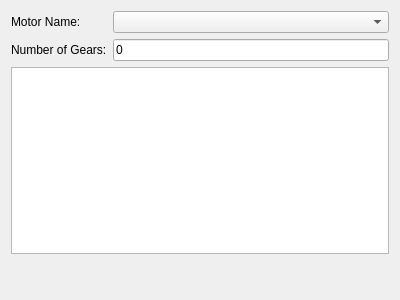
<?xml version="1.0" encoding="UTF-8"?>
<ui version="4.0">
 <class>MotorListWidgetItem</class>
 <widget class="QWidget" name="MotorListWidgetItem">
  <property name="geometry">
   <rect>
    <x>0</x>
    <y>0</y>
    <width>400</width>
    <height>300</height>
   </rect>
  </property>
  <property name="windowTitle">
   <string>Form</string>
  </property>
  <layout class="QVBoxLayout" name="verticalLayout">
   <item>
    <layout class="QHBoxLayout" name="horizontalLayout"/>
   </item>
   <item>
    <layout class="QFormLayout" name="formLayout">
     <item row="0" column="0">
      <widget class="QLabel" name="label">
       <property name="text">
        <string>Motor Name:</string>
       </property>
      </widget>
     </item>
     <item row="0" column="1">
      <widget class="QComboBox" name="motor"/>
     </item>
     <item row="1" column="0">
      <widget class="QLabel" name="label_2">
       <property name="text">
        <string>Number of Gears:</string>
       </property>
      </widget>
     </item>
     <item row="1" column="1">
      <widget class="QLineEdit" name="num_gears">
       <property name="text">
        <string>0</string>
       </property>
      </widget>
     </item>
    </layout>
   </item>
   <item>
    <widget class="QListWidget" name="gears"/>
   </item>
   <item>
    <spacer name="verticalSpacer">
     <property name="orientation">
      <enum>Qt::Vertical</enum>
     </property>
     <property name="sizeHint" stdset="0">
      <size>
       <width>20</width>
       <height>40</height>
      </size>
     </property>
    </spacer>
   </item>
  </layout>
 </widget>
 <resources/>
 <connections/>
</ui>
